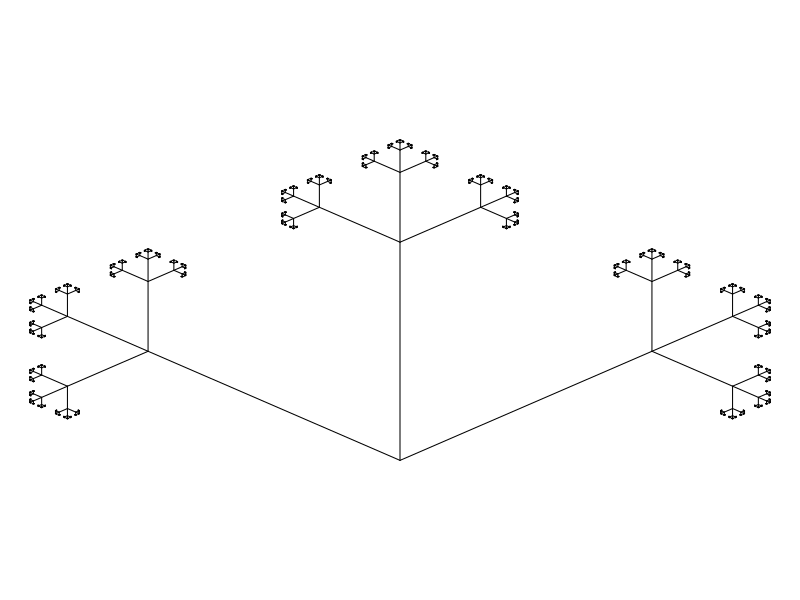

Here is the R script that generated this plot:
## ---- chunk 1
options(scipen=99)
isfinite = sample(c(F,T),1)
if(isfinite){
  mult = -1
  sol = "10"
  gl = "<"
  fi = "finite"
} else {
  mult = 1
  sol = "01"
  gl = ">"
  fi = "infinite"
}

NN = sample(2:8,1)
k = floor(100.0/NN)/100+sample(1:4,1)/100*mult
ths = seq(-pi/2+pi/(NN)/2,pi/2-pi/(NN)/2,pi/(NN))
d = ceiling(log(0.001,k))+1
xmin = 0
xmax = 0
ymin = 0 #-1
ymax = 0
x = list(0)
y = list(0)
t = list(pi/2)
l = 1
x1s = numeric() #c(0)
x2s = numeric() #c(0)
y1s = numeric() #c(-1)
y2s = numeric() #c(0)
for(i in 2:d){
  l = l*k
  for(j in 1:length(x[[i-1]])){
    xp = x[[i-1]][j]
    yp = y[[i-1]][j]
    tp = t[[i-1]][j]
    for(th in ths){
      tc = tp+th
      xc = xp+l*cos(tc)
      yc = yp+l*sin(tc)
      x1s = c(x1s,xp)
      x2s = c(x2s,xc)
      y1s = c(y1s,yp)
      y2s = c(y2s,yc)
      if(length(x)<i){
        x[[i]] = xc
        y[[i]] = yc
        t[[i]] = tc
      } else {
        x[[i]] = c(x[[i]],xc)
        y[[i]] = c(y[[i]],yc)
        t[[i]] = c(t[[i]],tc)
      }
      if(xc<xmin){
        xmin = xc
      }
      if(xc>xmax){
        xmax = xc
      }
      if(yc<ymin){
        ymin = yc
      }
      if(yc>ymax){
        ymax = yc
      }
    }
  }
}
xrange = xmax-xmin
yrange = ymax-ymin
xmid = (xmin+xmax)/2
ymid = (ymin+ymax)/2
rad = max(c(xrange,yrange))/2
## ---- chunk 2
par(mar=c(0,0,0,0))
plot(0,0,type="n",
     xlim=c(xmid-rad,xmid+rad),
     ylim=c(ymid-rad,ymid+rad),ann=F,axes=F)
for(i in 1:length(x1s)){
  lines(c(x1s[i],x2s[i]),c(y1s[i],y2s[i]))
}
